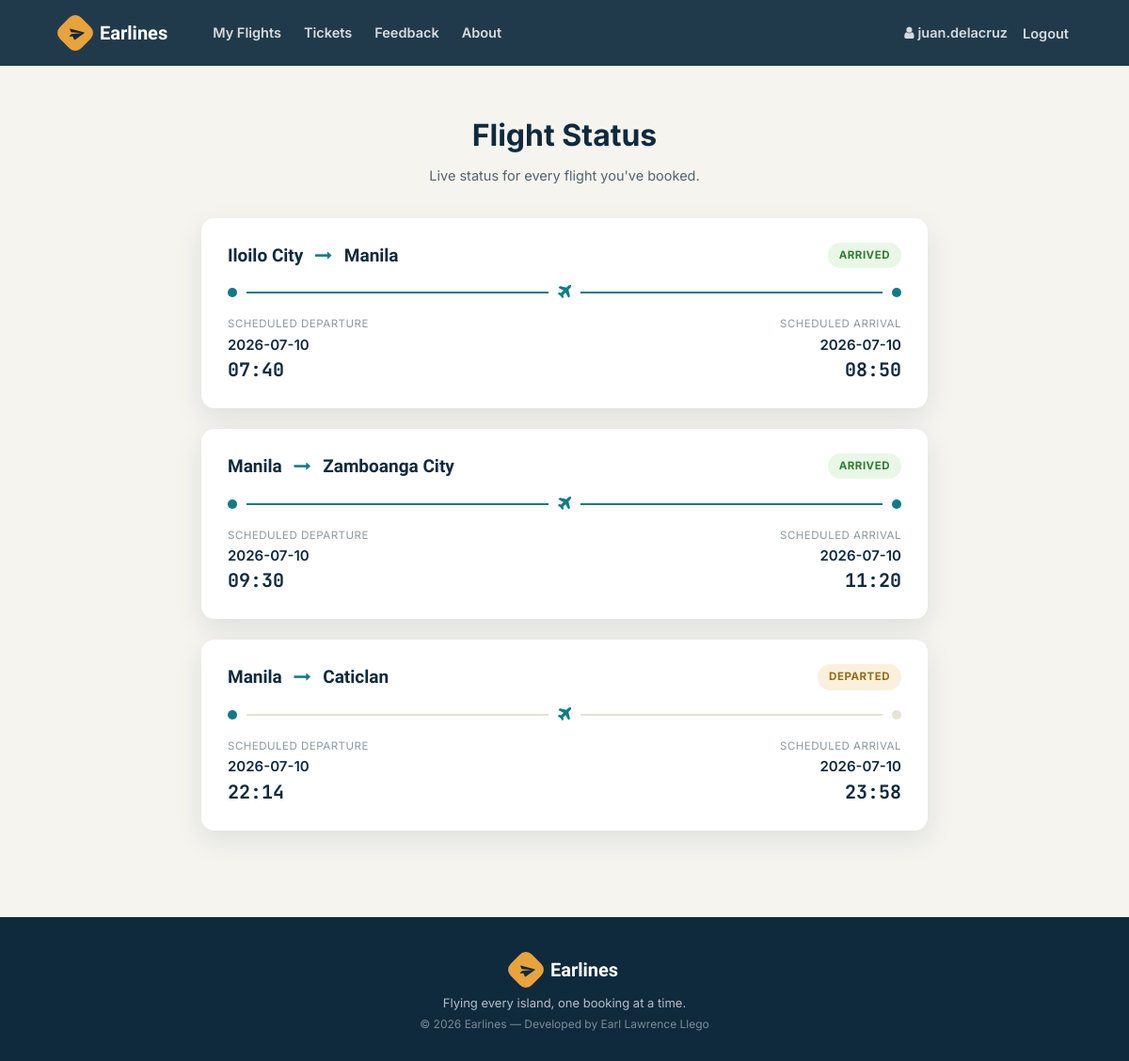
/my_flights.php (signed in), run on the app's committed database.
### tables this page shows
CREATE TABLE `ticket` (
  `ticket_id` int(11) NOT NULL,
  `passenger_id` int(11) NOT NULL,
  `flight_id` int(11) NOT NULL,
  `user_id` int(11) NOT NULL,
  `seat_no` varchar(10) NOT NULL,
  `cost` int(11) NOT NULL,
  `class` varchar(3) NOT NULL
);

CREATE TABLE `flight` (
  `flight_id` int(11) NOT NULL,
  `admin_id` int(11) NOT NULL,
  `arrivale` datetime NOT NULL,
  `departure` datetime NOT NULL,
  `Destination` varchar(20) NOT NULL,
  `source` varchar(20) NOT NULL,
  `airline` varchar(20) NOT NULL,
  `Seats` varchar(110) NOT NULL,
  `duration` varchar(20) NOT NULL,
  `Price` int(11) NOT NULL,
  `status` varchar(6) DEFAULT NULL,
  `issue` varchar(50) DEFAULT NULL,
  `last_seat` varchar(5) DEFAULT '',
  `bus_seats` int(11) DEFAULT '20',
  `last_bus_seat` varchar(5) DEFAULT ''
);

### helpers/helper.php (called while the page is built)
<?php
function subview($file){
	$file = __DIR__.'/../sub-views/'.$file;
	include $file;
}

### my_flights.php (the view, shortened to what this page needs)
<?php include_once 'helpers/helper.php'; ?>
<?php subview('header.php'); ?>
<?php if (isset($_SESSION['userId'])) {
    require 'helpers/init_conn_db.php';
    ?>
<div class="el-page">
    <div class="el-container" style="max-width:820px;">
        <div class="el-page-title">Flight Status</div>
        <p class="el-page-sub">Live status for every flight you've booked.</p>
        <?php
        $sql_t = 'SELECT * FROM Ticket WHERE user_id=?';
        $stmt_t = mysqli_stmt_init($conn);
        if (!mysqli_stmt_prepare($stmt_t, $sql_t)) {
            header('Location: my_flights.php?error=sqlerror');
            exit();
        } else {
            mysqli_stmt_bind_param($stmt_t, 'i', $_SESSION['userId']);
            mysqli_stmt_execute($stmt_t);
            $result_t = mysqli_stmt_get_result($stmt_t);
            while ($row_t = mysqli_fetch_assoc($result_t)) {
                $sql = 'SELECT * FROM Passenger_profile WHERE passenger_id=?';
                $stmt = mysqli_stmt_init($conn);
                if (!mysqli_stmt_prepare($stmt, $sql)) {
                    header('Location: my_flights.php?error=sqlerror');
                    exit();
                } else {
                    mysqli_stmt_bind_param($stmt, 'i', $row_t['passenger_id']);
                    mysqli_stmt_execute($stmt);
                    $result = mysqli_stmt_get_result($stmt);
                    if ($row = mysqli_fetch_assoc($result)) {
                        $sql_f = 'SELECT * FROM Flight WHERE flight_id=? ';
                        $stmt_f = mysqli_stmt_init($conn);
                        if (!mysqli_stmt_prepare($stmt_f, $sql_f)) {
                            header('Location: my_flights.php?error=sqlerror');
                            exit();
                        } else {
                            mysqli_stmt_bind_param($stmt_f, 'i', $row_t['flight_id']);
                            mysqli_stmt_execute($stmt_f);
                            $result_f = mysqli_stmt_get_result($stmt_f);
                            if ($row_f = mysqli_fetch_assoc($result_f)) {
                                $date_time_dep = $row_f['departure'];
                                $date_dep = substr($date_time_dep, 0, 10);
                                $time_dep = substr($date_time_dep, 10, 6);
                                $date_time_arr = $row_f['arrivale'];
                                $date_arr = substr($date_time_arr, 0, 10);
                                $time_arr = substr($date_time_arr, 10, 6);
                                if ($row_f['status'] === '') {
                                    $status = 'Not yet Departed';
                                    $pill = 'el-status-scheduled';
                                } else if ($row_f['status'] === 'dep') {
                                    $status = 'Departed';
                                    $pill = 'el-status-dep';
                                } else if ($row_f['status'] === 'issue') {
                                    $status = 'Delayed';
                                    $pill = 'el-status-issue';
                                } else if ($row_f['status'] === 'arr') {
                                    $status = 'Arrived';
                                    $pill = 'el-status-arr';
                                }
                                $dot_on = $row_f['status'] === 'arr' ? 'on' : '';
                                echo '
                                <div class="el-tracker">
                                    <div class="d-flex justify-content-between align-items-start flex-wrap mb-3" style="gap:14px;">
                                        <div>
                                            <div class="el-track-city">' . htmlspecialchars($row_f['source']) . ' <i class="fa fa-long-arrow-right mx-2 el-track-plane"></i> ' . htmlspecialchars($row_f['Destination']) . '</div>
                                        </div>
                                        <span class="el-status-pill ' . $pill . '">' . $status . '</span>
                                    </div>
                                    <div class="el-track-line">
                                        <div class="el-track-dot on"></div>
                                        <div class="el-track-rule ' . $dot_on . '"></div>
                                        <i class="fa fa-plane el-track-plane"></i>
                                        <div class="el-track-rule ' . $dot_on . '"></div>
                                        <div class="el-track-dot ' . $dot_on . '"></div>
                                    </div>
                                    <div class="row">
                                        <div class="col-6">
                                            <div class="el-track-meta">Scheduled Departure</div>
                                            <div class="el-track-date">' . $date_dep . '</div>
                                            <div class="el-track-clock">' . $time_dep . '</div>
                                        </div>
                                        <div class="col-6 text-right">
                                            <div class="el-track-meta">Scheduled Arrival</div>
                                            <div class="el-track-date">' . $date_arr . '</div>
                                            <div class="el-track-clock">' . $time_arr . '</div>
                                        </div>
                                    </div>
                                </div>
                                ';
                            }
                        }
                    }
                }
            }
        }
        ?>
    </div>
</div>
<?php } ?>
<?php subview('footer.php'); ?>

### sub-views/header.php (shortened to what this page needs)
<!doctype html>
<html lang="en">
<head>
    <link rel="stylesheet" href="https://stackpath.bootstrapcdn.com/font-awesome/4.7.0/css/font-awesome.min.css">
    <link rel="stylesheet" href="https://stackpath.bootstrapcdn.com/bootstrap/4.5.2/css/bootstrap.min.css">
    <link rel="stylesheet" href="assets/css/earlines-site.css?v=3">
</head>
<body>
<nav class="el-navbar navbar navbar-expand-lg navbar-dark">
    <div class="el-container d-flex align-items-center justify-content-between w-100">
        <a class="navbar-brand" href="index.php">
            <span class="el-brand-mark"><i class="fa fa-paper-plane"></i></span>
            <span class="el-brand-word">Earlines</span>
        </a>
        <div class="collapse navbar-collapse" id="navbarSupportedContent">
            <ul class="navbar-nav mr-auto ml-4">
                <?php if (isset($_SESSION['userId'])) { ?>
                <li class="nav-item mr-2">
                    <a class="nav-link" href="my_flights.php"><h5>My Flights</h5></a>
                </li>
                <li class="nav-item mr-2">
                    <a class="nav-link" href="ticket.php"><h5>Tickets</h5></a>
                </li>
                <?php } ?>
                <li class="nav-item mr-2">
                    <a class="nav-link" href="feedback.php"><h5>Feedback</h5></a>
                </li>
                <li class="nav-item mr-2">
                    <a class="nav-link" href="about.php"><h5>About</h5></a>
                </li>
            </ul>
            <?php if (isset($_SESSION['userId'])) { ?>
            <ul class="nav navbar-nav navbar-right align-items-lg-center">
                <li class="nav-item mr-3">
                    <h5><i class="ml-1 fa fa-user mr-1"></i><?php echo htmlspecialchars($_SESSION['userUid']); ?></h5>
                </li>
                <li class="nav-item">
                    <form action="includes/logout.inc.php" class="logout_form m-0 p-0" method="POST">
                        <button class="astext" type="submit"><h5>Logout</h5></button>
                    </form>
                </li>
            </ul>
            <?php } ?>
        </div>
    </div>
</nav>

### sub-views/footer.php (shortened to what this page needs)
<footer class="el-footer">
        <div class="el-container">
            <div class="el-brand-row">
                <span class="el-brand-mark"><i class="fa fa-paper-plane"></i></span>
                <span class="el-brand-word" style="font-size:20px;">Earlines</span>
            </div>
            <p>Flying every island, one booking at a time.</p>
            <p class="el-credit">&copy; <?php echo date('Y'); ?> Earlines &mdash; Developed by Earl Lawrence Llego</p>
        </div>
    </footer>
  </body>
</html>

### assets/css/earlines-site.css (style rules this page uses)
:root { --ink: #0F2A3D; --ink-soft: #17384F; --teal: #0E7C86; --teal-dark: #0B646C; --teal-tint: #E4F3F2; --gold: #E8A33D; --gold-tint: #FBF0DC; --coral: #E8583F; --coral-tint: #FCE7E2; --paper: #F5F4EF; --card: #FFFFFF; --line: #E7E2D3; --slate: #52636D; --slate-light: #8B98A0; --radius-lg: 20px; --radius-md: 14px; --radius-sm: 10px; --shadow-card: 0 10px 28px rgba(15, 42, 61, 0.10); --shadow-pop: 0 20px 50px rgba(15, 42, 61, 0.22); --font-display: 'Sora', sans-serif; --font-body: 'Inter', sans-serif; --font-mono: 'JetBrains Mono', monospace; }
* { box-sizing: border-box; }
html, body { margin: 0; padding: 0; background: var(--paper); color: var(--ink); font-family: var(--font-body); -webkit-font-smoothing: antialiased; }
a { color: inherit; }
h1, h2, h3, h4, h5 { font-family: var(--font-display); color: var(--ink); margin: 0; }
.el-container { max-width: 1120px; margin: 0 auto; padding: 0 24px; }
.el-navbar { background: rgba(15, 42, 61, 0.92); backdrop-filter: blur(6px); padding: 14px 0; position: sticky; top: 0; z-index: 40; }
.el-navbar .navbar-brand { display: flex; align-items: center; gap: 10px; }
.el-brand-mark { width: 32px; height: 32px; border-radius: 9px; background: var(--gold); color: var(--ink); display: flex; align-items: center; justify-content: center; transform: rotate(45deg); font-size: 14px; }
.el-brand-word { font-family: var(--font-display); font-weight: 700; font-size: 20px; color: #fff; }
.el-navbar h5 { margin: 0; font-family: var(--font-body); font-weight: 600; font-size: 14.5px; color: rgba(255,255,255,0.82); }
.astext { background: none; border: none; margin: 0; padding: 0; cursor: pointer; }
.el-navbar .astext h5 { color: rgba(255,255,255,0.82); }
.el-page { min-height: 70vh; background: var(--paper); padding: 50px 0 70px 0; }
.el-page-title { font-size: 32px; font-weight: 700; text-align: center; margin-bottom: 8px; }
.el-page-sub { text-align: center; color: var(--slate); font-size: 14.5px; margin-bottom: 34px; }
.el-status-pill { display: inline-block; padding: 5px 12px; border-radius: 999px; font-size: 11.5px; font-weight: 700; text-transform: uppercase; letter-spacing: 0.5px; }
.el-status-dep { background: var(--gold-tint); color: #9a6a15; }
.el-status-arr { background: #E9F7E7; color: #2E7D32; }
.el-tracker { background: var(--card); border-radius: var(--radius-md); box-shadow: var(--shadow-card); padding: 26px 28px; margin-bottom: 22px; }
.el-track-line { display: flex; align-items: center; gap: 10px; margin-bottom: 16px; }
.el-track-dot { width: 10px; height: 10px; border-radius: 50%; background: var(--line); }
.el-track-dot.on { background: var(--teal); }
.el-track-rule { flex: 1; height: 2px; background: var(--line); }
.el-track-rule.on { background: var(--teal); }
.el-track-plane { color: var(--teal); font-size: 18px; }
.el-track-city { font-family: var(--font-display); font-weight: 700; font-size: 19px; }
.el-track-meta { color: var(--slate-light); font-size: 11.5px; text-transform: uppercase; letter-spacing: 0.5px; margin-bottom: 2px; }
.el-track-date { font-size: 15px; font-weight: 600; color: var(--ink); }
.el-track-clock { font-family: var(--font-mono); font-size: 20px; font-weight: 700; color: var(--ink); }
.el-footer { background: var(--ink); color: rgba(255,255,255,0.7); padding: 40px 0 26px 0; text-align: center; }
.el-footer .el-brand-row { display: flex; align-items: center; justify-content: center; gap: 10px; margin-bottom: 10px; }
.el-footer .el-brand-word { color: #fff; }
.el-footer p { margin: 4px 0; font-size: 13px; }
.el-footer .el-credit { color: rgba(255,255,255,0.45); font-size: 12px; }

### data on the page
ticket: flight.source "Iloilo City", flight.Destination "Manila", flight.status "ARRIVED", flight.departure "2026-07-10", flight.departure "07:40", flight.arrivale "2026-07-10", flight.arrivale "08:50"
ticket: flight.source "Manila", flight.Destination "Zamboanga City", flight.status "ARRIVED", flight.departure "2026-07-10", flight.departure "09:30", flight.arrivale "2026-07-10", flight.arrivale "11:20"
ticket: flight.source "Manila", flight.Destination "Caticlan", flight.status "DEPARTED", flight.departure "2026-07-10", flight.departure "22:14", flight.arrivale "2026-07-10", flight.arrivale "23:58"

### other printed values
$_SESSION['userUid'] "juan.delacruz"
